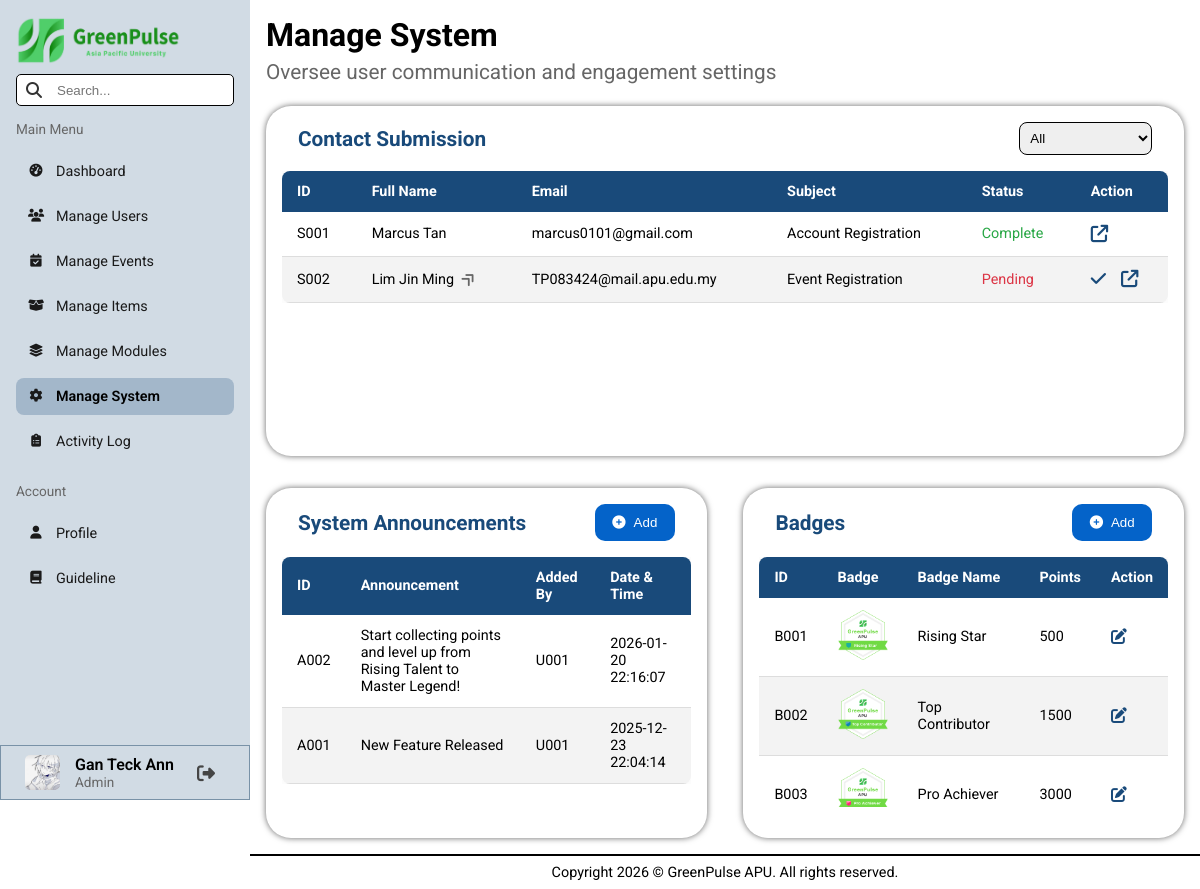
Before: /pages/admin/manageSystem.php (signed in) with the older database file.
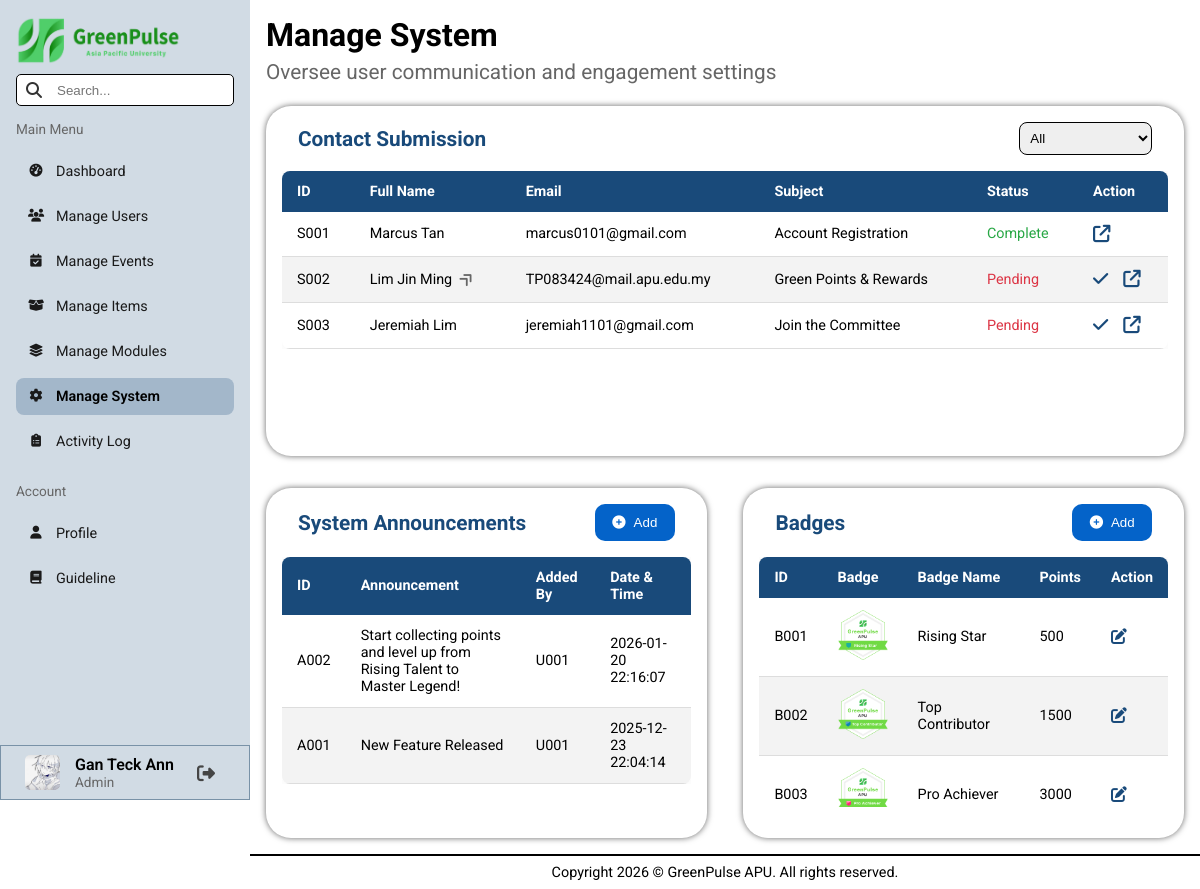
After: the same page with the newer database file.
### tables this page shows
CREATE TABLE `contact_submission` (
  `submission_id` varchar(8) NOT NULL,
  `user_id` varchar(8) DEFAULT NULL,
  `full_name` varchar(100) NOT NULL,
  `email_address` varchar(50) NOT NULL,
  `contact_number` varchar(12) NOT NULL,
  `subject` varchar(100) NOT NULL,
  `content` varchar(255) NOT NULL,
  `submission_datetime` datetime NOT NULL,
  `submission_status` varchar(50) NOT NULL DEFAULT 'Pending'
);

CREATE TABLE `announcement` (
  `announcement_id` varchar(8) NOT NULL,
  `user_id` varchar(8) NOT NULL,
  `announcement_details` varchar(255) NOT NULL,
  `announcement_datetime` datetime NOT NULL
);

CREATE TABLE `badges` (
  `badge_id` varchar(8) NOT NULL,
  `badge_name` varchar(50) NOT NULL,
  `badge_image` varchar(255) NOT NULL,
  `points_required` int(11) NOT NULL
);

### backend/utility.php (called while the page is built, shortened)
<?php
    function statusColor($status) {
        if ($status === "Active" || $status === "Complete") {
            return "#28a745";
        }
        elseif ($status === "Inactive" || $status === "Pending") {
            return "#dc3545";
        }
    }
?>

### pages/admin/manageSystem.php (the view, shortened to what the changed rows need)
<?php
    include("../../conn.php");
    include("../../backend/utility.php");
    $sql_submission = "SELECT * FROM contact_submission";
    $result_submission = mysqli_query($conn, $sql_submission);
    $submissions = array();
    if (mysqli_num_rows($result_submission) > 0) {
        while($row = mysqli_fetch_assoc($result_submission)) {
            $submissions[] = $row;
        }
    }
    $sql_announcement = "SELECT * FROM announcement GROUP BY announcement_datetime DESC";
    $result_announcement = mysqli_query($conn, $sql_announcement);
    $sql_badge = "SELECT * FROM badges";
    $result_badge = mysqli_query($conn, $sql_badge);
?>
<!DOCTYPE html>
<html lang="en">
    <head>
        <link rel="stylesheet" href="../../styles/admin.css">
        <?php include("library.php"); ?>
    </head>
    <body>
        <?php include("header.php"); ?>
        <main class="search-area">
            <h1>Manage System</h1>
            <h2 class="page-subTitle">Oversee user communication and engagement settings</h2>
            <div class="flex-container">
                <div class="contact-submission-container">
                    <div class="table-container desktop-table">
                        <table>
                            <thead>
                                <tr>
                                    <th>ID</th>
                                    <th>Full Name</th>
                                    <th>Email</th>
                                    <th>Subject</th>
                                    <th>Status</th>
                                    <th>Action</th>
                                </tr>
                            </thead>
                            <tbody>
                                <?php
                                    foreach ($submissions as $row) {
                                        $textColor = statusColor($row["submission_status"]);
                                        echo '<tr>
                                                <td>' . $row['submission_id'] . '</td>';
                                                if (!Empty($row["user_id"])) {
                                                    echo '<td>
                                                            <a href="viewUserProfile.php?id=' . $row['user_id'] . '" class="redirect-link" title="View User Profile">
                                                                ' . $row['full_name'] . '
                                                                <i class="fa-solid fa-angle-double-right table-linkIcon"></i>
                                                            </a>
                                                          </td>';
                                                }
                                                else {
                                                    echo '<td>' . $row['full_name'] . '</td>';
                                                }
                                          echo '<td>' . $row['email_address'] . '</td>
                                                <td>' . $row['subject'] . '</td>
                                                <td style="color:' . $textColor . '">' . $row['submission_status'] . '</td>
                                                <td>
                                                    <div class="action-container">';
                                                        if ($row["submission_status"] === "Pending") {
                                                            echo '<form action="" method="GET">
                                                                        <input type="hidden" name="target_submissionID" value="' . $row['submission_id'] . '">
                                                                        <input type="hidden" name="next_status" value="Complete">
                                                                        <button name="btnChangeStatus" type="submit" class="action-btn confirm-btn" title="Complete">
                                                                            <i class="fa-solid fa-check"></i>
                                                                        </button>
                                                                   </form>';
                                                        }
                                                        echo '<a href="viewContactSubmission.php?id=' . $row['submission_id'] . '" class="action-btn" title="View">
                                                            <i class="fa-solid fa-arrow-up-right-from-square"></i>
                                                        </a>
                                                    </div>
                                                </td>
                                              </tr>';
                                    }
                                ?>
                            </tbody>
                        </table>
                    </div>
                </div>
                <div class="manage-system-big-container">
                    <div class="manage-system-container">
                        <div class="table-container table-handle">
                            <table>
                                <thead>
                                    <tr>
                                        <th>ID</th>
                                        <th>Announcement</th>
                                        <th>Added By</th>
                                        <th>Date & Time</th>
                                    </tr>
                                </thead>
                                <tbody>
                                    <?php
                                        if (mysqli_num_rows($result_announcement) > 0) {
                                            while($row = mysqli_fetch_assoc($result_announcement)) {
                                                echo '<tr>
                                                        <td>' . $row['announcement_id'] . '</td>
                                                        <td>' . $row['announcement_details'] . '</td>
                                                        <td>' . $row['user_id'] . '</td>
                                                        <td>' . $row['announcement_datetime'] . '</td>
                                                      </tr>';
                                            }
                                        }
                                    ?>
                                </tbody>
                            </table>
                        </div>
                    </div>
                    <div class="manage-system-container">
                        <div class="table-container table-handle">
                            <table>
                                <thead>
                                    <tr>
                                        <th>ID</th>
                                        <th>Badge</th>
                                        <th>Badge Name</th>
                                        <th>Points</th>
                                        <th>Action</th>
                                    </tr>
                                </thead>
                                <tbody>
                                    <?php
                                        if (mysqli_num_rows($result_badge) > 0) {
                                            while($row = mysqli_fetch_assoc($result_badge)) {
                                                echo '<tr>
                                                        <td>' . $row['badge_id'] . '</td>
                                                        <td><img src="../../' . $row['badge_image'] . '" alt="badge" width="50px" height="50px"></td>
                                                        <td>' . $row['badge_name'] . '</td>
                                                        <td>' . $row['points_required'] . '</td>
                                                        <td>
                                                            <a href="updateBadge.php?id=' . $row['badge_id'] . '" class="action-btn" title="Update">
                                                                <i class="fa-solid fa-pen-to-square"></i>
                                                            </a>
                                                        </td>
                                                      </tr>';
                                            }
                                        }
                                    ?>
                                </tbody>
                            </table>
                        </div>
                    </div>
                </div>
            </div>
        </main>
    </body>
</html>

Changed rows visible on the page:
changed contact_submission "Lim Jin Ming": subject "Event Registration" → "Green Points & Rewards"
added contact_submission: submission_id "S003", full_name "Jeremiah Lim", email_address "jeremiah1101@gmail.com", subject "Join the Committee", submission_status "Pending"
